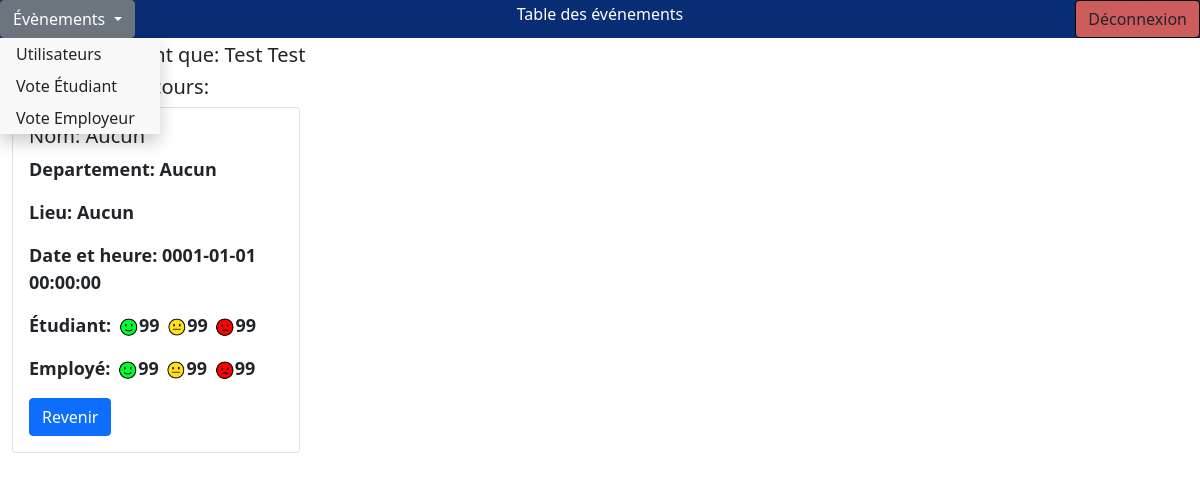
The app's page /zoom.php?id=1 (signed in) with its own data.
### tables this page shows
CREATE TABLE `event` (
  `idEvent` int(11) NOT NULL,
  `nom` varchar(255) NOT NULL,
  `departement` varchar(100) NOT NULL,
  `lieu` varchar(1024) NOT NULL,
  `date` datetime NOT NULL,
  `Etat` tinyint(1) NOT NULL DEFAULT '0'
);

CREATE TABLE `satisfaction` (
  `idSatisfaction` int(11) NOT NULL,
  `highEtu` int(11) NOT NULL,
  `midEtu` int(11) NOT NULL,
  `lowEtu` int(11) NOT NULL,
  `highEmplo` int(11) NOT NULL,
  `midEmplo` int(11) NOT NULL,
  `lowEmplo` int(11) NOT NULL
);

### zoom.php (the view, shortened to what this page needs)
<!DOCTYPE html>
<html lang="en">
<head>
    <link href="https://cdn.jsdelivr.net/npm/bootstrap@5.0.2/dist/css/bootstrap.min.css" rel="stylesheet">
    <link rel="stylesheet" href="css/accueil.css">
</head>
<body>
    <?php
    if ($_SESSION["connexion"] == true) {
    if (isset($_GET['id'])) {
        $id = $_GET['id'];
        $servername = "localhost";
        $username = "root";
        $password = "root";
        $bd = "smileyFace";
        $conn = new mysqli($servername, $username, $password, $bd);
        $sql = "SELECT idEvent, nom, departement, lieu, date FROM event WHERE idEvent=$id";
        $sqlSatis = "SELECT idSatisfaction, highEtu, midEtu, lowEtu, highEmplo, midEmplo, lowEmplo FROM satisfaction WHERE idSatisfaction=$id";
        $conn->query('SET NAMES utf8');
        $result = $conn->query($sql);
        $resultSatis = $conn->query($sqlSatis);
    ?>
        <div class="container-fluid">
            <div class="row navBar">
                <div class="col-4 p-0 col-fitNav">
                    <div class="dropdown">
                        <a class="btn btn-secondary dropdown-toggle" href="#" role="button" id="dropdownMenuLink">
                            <?php
                            $page_name = 'Évènements';
                            echo $page_name;
                            ?>
                        </a>
                    </div>
                </div>
                <div class="col-4 text-center">
                    <div>
                        <h6>Table des événements</h6>
                    </div>
                </div>
                <div class="col-4 p-0 text-end col-fitNav">
                    <button class="btn buttonNav" id="butSignOut" onclick="window.location.href='deconnexion.php'">Déconnexion</button>
                </div>
            </div>
            <div id="current">
                <h5>Connecté en tant que: <?php echo $_SESSION["prenom"] . " " . $_SESSION["nom"]; ?> </h5>
                <h5>Évènement en cours: <?php echo $_SESSION['eventLive']; ?> </h5>
            </div>
            <?php
            if ($result->num_rows > 0) {
                while ($row = $result->fetch_assoc()) {
                    if ($rowSatis = $resultSatis->fetch_assoc()) {
            ?>
                        <div class="card" style="width: 18rem;">
                            <div class="card-body">
                                <h5 class="card-title">Nom: <?php echo $row["nom"] ?></h5>
                                <p class="card-text">Departement: <?php echo $row["departement"] ?></p>
                                <p class="card-text">Lieu: <?php echo $row["lieu"] ?></p>
                                <p class="card-text">Date et heure: <?php echo $row["date"] ?></p>
                                <p class="card-text">Étudiant:
                                    <?php
                                    $satisfactionValues = [
                                        "highEtu" => "smiley_smidoeuf.png",
                                        "midEtu" => "smiley_mid.png",
                                        "lowEtu" => "smiley_bad.png",
                                    ];
                                    foreach ($satisfactionValues as $satisfactionKey => $satisfactionImage) {
                                        echo '<img class="img-fluid littleSmileys" src="img/' . $satisfactionImage . '" width="20px" height="20px">';
                                        echo $rowSatis[$satisfactionKey] . " ";
                                    }
                                    ?>
                                </p>
                                <p class="card-text">Employé:
                                    <?php
                                    $satisfactionValues = [
                                        "highEmplo" => "smiley_smidoeuf.png",
                                        "midEmplo" => "smiley_mid.png",
                                        "lowEmplo" => "smiley_bad.png",
                                    ];
                                    foreach ($satisfactionValues as $satisfactionKey => $satisfactionImage) {
                                        echo '<img class="img-fluid littleSmileys" src="img/' . $satisfactionImage . '" width="20px" height="20px">';
                                        echo $rowSatis[$satisfactionKey] . " ";
                                    }
                                    ?>
                                </p>
                                <a href="eventBD.php" class="btn btn-primary">Revenir</a>
                            </div>
                        </div>
        </div>
<?php
                    }
                }
            } else {
                echo "Aucun résultats";
            }
        } elseif (isset($_POST['id'])) {
            $id = $_POST['id'];
        } else {
            "erreur";
        }
    } else {
        header("Location: connexion.php");
    }
?>
</body>
</html>

### css/accueil.css (style rules this page uses)
html, body { height: 100%; }
h6 { color: white; margin-top: 5px; text-align:center; }
.navBar { height: fit-content; background-color: #092D74; margin-bottom: 5px; display: flex; }
.buttonNav { height: max-content; }
p { font-weight: bold; font-size: 18px; }
#butSignOut { background-color: indianred; border: solid black 1px; }
a { text-decoration: none; color: black; }
.dropdown { position: relative; display: inline-block; }
.littleSmileys { margin: 0px 0px 0px 3px; }

### records on screen
event: nom "Aucun", departement "Aucun", lieu "Aucun", date "0001-01-01 00:00:00", satisfaction.highEtu "99", satisfaction.midEtu "99", satisfaction.lowEtu "99", satisfaction.highEmplo "99", satisfaction.midEmplo "99", satisfaction.lowEmplo "99"

### other values on screen
$page_name "Évènements"
$_SESSION["prenom"] "Test"
$_SESSION["nom"] "Test"
